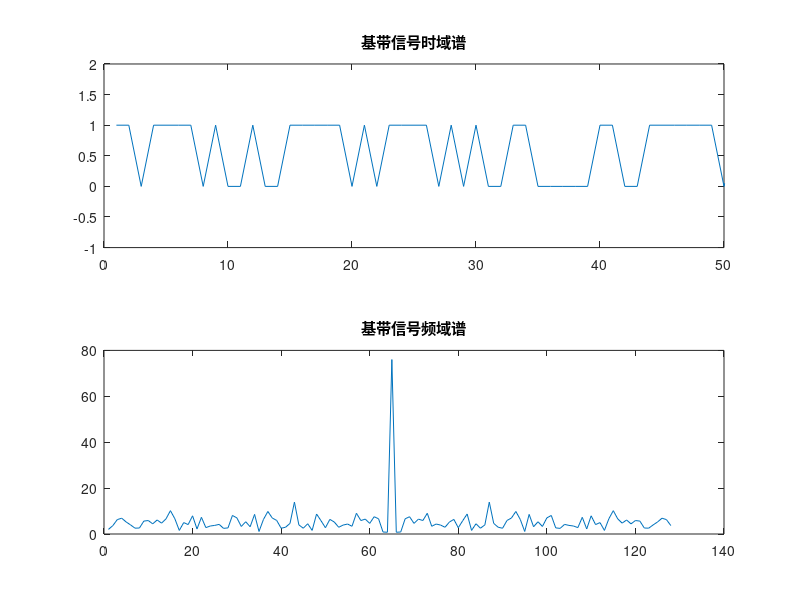
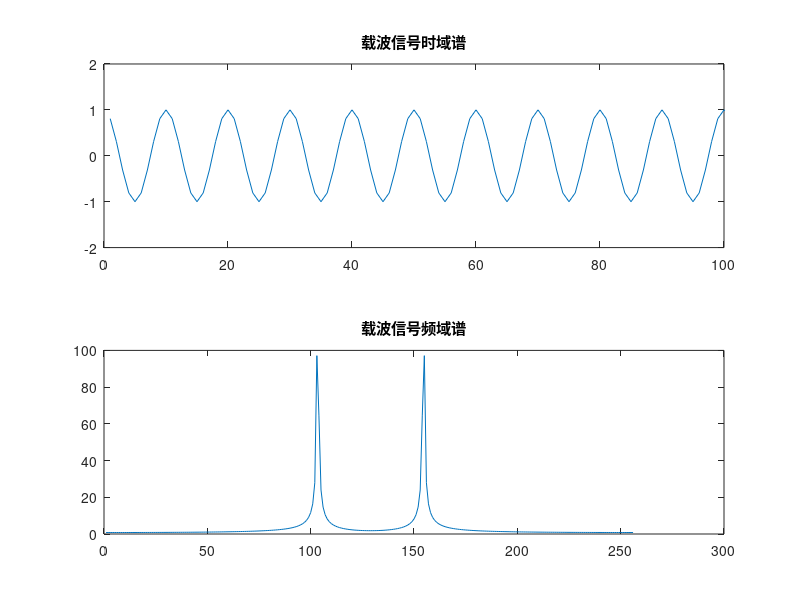

Recreate these plots in MATLAB, in order. (Note: this script raises an error after producing the figures.)
clc;clear; close all
Fc=36;
Fs=360;
Fd=20;
t=1/360:1/360:20;
x=ceil(rand(1,100000)-0.5);
FFT1=abs(fft(x,128));
figure(1)
subplot(211);
plot(x);
title("基带信号时域谱")
axis([0 50 -1 2])
subplot(212)
plot(fftshift(abs(FFT1)))
title("基带信号频域谱")

carry=cos(2*pi*Fc*t);
FFT2=abs(fft(carry,256));
figure(2)
subplot(211)
plot(carry)
title("载波信号时域谱")
axis([0 100 -2 2])
subplot(212)
plot(fftshift(abs(FFT2)))
title("载波信号频域谱")

y=dmod(x,Fc,Fd,Fs,'psk',4);
FFT3=abs(fft(y,256));
figure(3)
subplot(211)
plot(y)
title('调制信号时域谱');
axis([0 200 -2 2])
subplot(212)
plot(fftshift(abs(FFT3)));
title('调制信号频域谱');

z=ddemod(y,Fc,Fd,Fs,'psk',4);
FFT4=abs(fft(z,64))
figure(4);
subplot(211);
plot(z);
title('解调信号时域谱');
axis([0 50 -1 2])
subplot(212)
plot(fftshift(abs(FFT4)));
title('解调信号频域谱');

Ynt1=awgn(y,6);
YNT1=abs(fft(Ynt1,256));
figure(5)
subplot(211)
plot(Ynt1);
title('SNR为6的高斯白噪声调制信号时域谱');
axis([0 50 -2 2])
subplot(212)
plot(fftshift(YNT1));
title('SNR为6的高斯白噪声调制信号频域谱');

z1=ddemod(Ynt1,Fc,Fd,Fs,'ask',4);
Z1=abs(fft(z1,256));
figure(6)
subplot(211)
plot(z1);
title('加入SNR为6的高斯白噪声解调信号时域谱');
axis([0 50 0 4])
subplot(212)
plot(fftshift(Z1))
title('加入SNR为6的高斯白噪声解调信号频域谱');

Ynt2=awgn(y,-2);
YNT2=abs(fft(Ynt2,256));
figure(7)
subplot(211)
plot(Ynt2);
title('SNR为-2的高斯白噪声调制信号时域谱');
axis([0 50 -4 4])
subplot(212)
plot(fftshift(YNT2));
title('SNR为-2的高斯白噪声调制信号频域谱');

z2=ddemod(Ynt2,Fc,Fd,Fs,'ask',4);
Z2=abs(fft(z2,256));
figure(8)
subplot(211)
plot(z2);
title('加入SNR为-2的高斯白噪声解调信号时域谱');
axis([0 50 0 4])
subplot(212)
plot(fftshift(Z2))
title('加入SNR为-2的高斯白噪声解调信号频域谱');

SNR=-10:2;
for i=1:length(SNR) 
    Ynt3=awgn(y,SNR(i));	%加入高斯小噪声，信噪比从-10dB到10dB
Z=ddemod(Ynt3,Fc,Fd,Fs,'psk',4); %调用数字带通解调函数ddemod对加噪声信号进行解调
[br, Pe(i)]=symerr(x,Z);%对解调后加大噪声信号误码分析，br为符号误差数，Pe(i)为符号误差率
end
figure(9)
semilogy(SNR,Pe);			% 调用semilogy函数绘制信噪比与误码率的关系曲线
xlabel('信噪比 SNR(r/dB)');
ylabel('误码率 Pe');
title('信噪比与误码率的关系');
%axis([-10 2 0 1])
grid on
y1=dmodce(x, Fd,Fs,'psk',4);
scatterplot(y1)